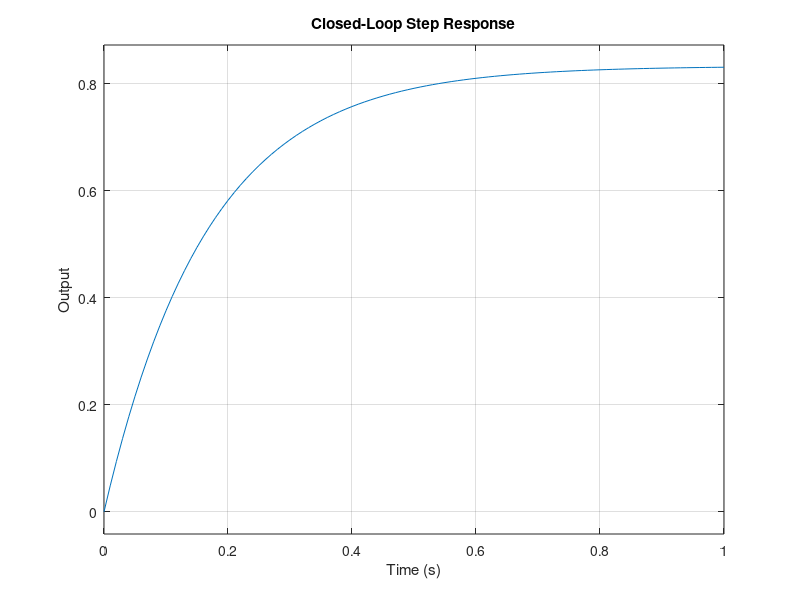

Recreate this plot in MATLAB.
clc; clear; close all;

s = tf('s');
G = 1 / (s + 1); % Plant
K = 5; % Gain
T = feedback(K * G, 1); % Closed-loop transfer function

figure;
step(T);
title('Closed-Loop Step Response');
xlabel('Time (s)');
ylabel('Output');
grid on;
